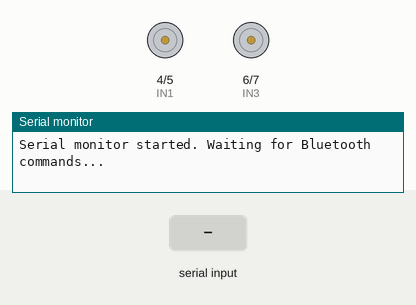
Recording of a sketch running on a simulated Arduino Uno, built with avr-gcc and run on an emulated ATmega328P. Shown: motor-driver pin pairs drawn as motors (green arrow = first pin HIGH = forward, orange = second pin HIGH = backward, longer = more drive, scaled by the enable pin), the last lines printed to the serial monitor. The inputs (shaded band) are chosen by the test bench.

Above: at 1.2 s.
1.3 s: "forward\n" received over the second serial link
At 1.6 s:
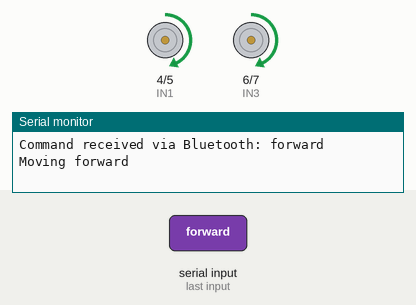
2.8 s: "backward\n" received over the second serial link
At 4.0 s:
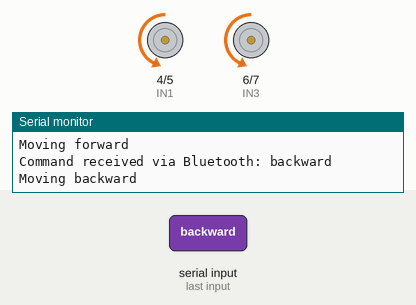
4.3 s: "left\n" received over the second serial link
At 5.1 s:
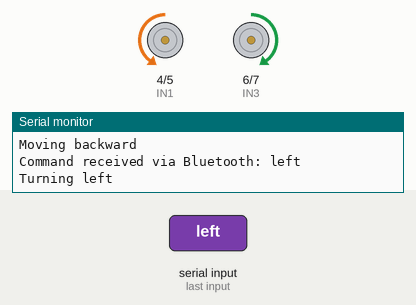
5.8 s: "right\n" received over the second serial link
At 6.3 s:
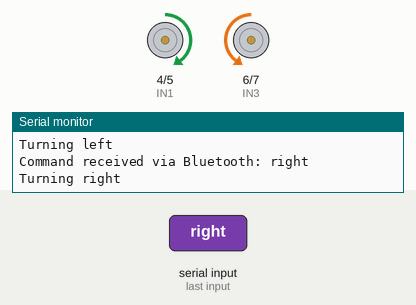
Timing chart, 0 to 8.3 s (numbered marks = the images above; inputs shaded):
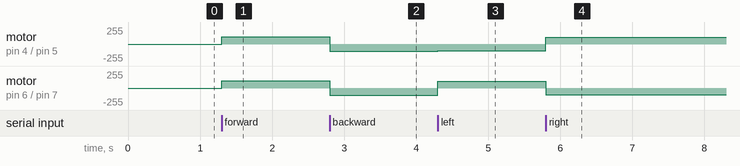

Measured:
- after the input at 1.3 s, motor on pin 4 (IN1) / pin 5 (IN2), motor on pin 6 (IN3) / pin 7 (IN4): stopped → forward 110/255 at once
- after the input at 2.8 s, motor on pin 4 (IN1) / pin 5 (IN2), motor on pin 6 (IN3) / pin 7 (IN4): forward 110/255 → backward 110/255 at once
- after the input at 4.3 s, motor on pin 4 (IN1) / pin 5 (IN2): backward 110/255 → backward 100/255 at once; motor on pin 6 (IN3) / pin 7 (IN4): backward 110/255 → forward 100/255 at once
- after the input at 5.8 s, motor on pin 4 (IN1) / pin 5 (IN2): backward 100/255 → forward 100/255 at once; motor on pin 6 (IN3) / pin 7 (IN4): forward 100/255 → backward 100/255 at once

The sketch:

voicecomm.ino
```cpp
#include <SoftwareSerial.h>

// Motor Pins
const int IN1 = 4;
const int IN2 = 5;
const int IN3 = 6;
const int IN4 = 7;
const int ENA = 10;
const int ENB = 11;

// SoftwareSerial for Bluetooth on A0 (RX) and A1 (TX)
SoftwareSerial BTSerial(A0, A1); // RX, TX

String command = "";

void setup() {
  // Motor pins as output
  pinMode(IN1, OUTPUT);
  pinMode(IN2, OUTPUT);
  pinMode(IN3, OUTPUT);
  pinMode(IN4, OUTPUT);
  pinMode(ENA, OUTPUT);
  pinMode(ENB, OUTPUT);

  // Start hardware Serial for debug output
  Serial.begin(9600);
  while (!Serial) {
    ; // Wait for Serial Monitor to open
  }
  Serial.println("Serial monitor started. Waiting for Bluetooth commands...");

  // Start SoftwareSerial for Bluetooth communication
  BTSerial.begin(9600);
}

void loop() {
  if (BTSerial.available()) {
    command = BTSerial.readStringUntil('\n');
    command.trim();  // remove whitespace and newline

    Serial.print("Command received via Bluetooth: ");
    Serial.println(command);

    if (command == "forward") {
      moveForward();
      Serial.println("Moving forward");
    } else if (command == "backward") {
      moveBackward();
      Serial.println("Moving backward");
    } else if (command == "left") {
      turnLeft();
      Serial.println("Turning left");
    } else if (command == "right") {
      turnRight();
      Serial.println("Turning right");
    } else if (command == "stop") {
      stopMotors();
      Serial.println("Stopping motors");
    } else {
      Serial.println("Unknown command");
    }
  }
}

void moveForward() {
  digitalWrite(IN1, HIGH);
  digitalWrite(IN2, LOW);
  digitalWrite(IN3, HIGH);
  digitalWrite(IN4, LOW);
  analogWrite(ENA, 110);
  analogWrite(ENB, 110);
}

void moveBackward() {
  digitalWrite(IN1, LOW);
  digitalWrite(IN2, HIGH);
  digitalWrite(IN3, LOW);
  digitalWrite(IN4, HIGH);
  analogWrite(ENA, 110);
  analogWrite(ENB, 110);
}

void turnLeft() {
  digitalWrite(IN1, LOW);
  digitalWrite(IN2, HIGH);
  digitalWrite(IN3, HIGH);
  digitalWrite(IN4, LOW);
  analogWrite(ENA, 100);
  analogWrite(ENB, 100);
}

void turnRight() {
  digitalWrite(IN1, HIGH);
  digitalWrite(IN2, LOW);
  digitalWrite(IN3, LOW);
  digitalWrite(IN4, HIGH);
  analogWrite(ENA, 100);
  analogWrite(ENB, 100);
}

void stopMotors() {
  digitalWrite(IN1, LOW);
  digitalWrite(IN2, LOW);
  digitalWrite(IN3, LOW);
  digitalWrite(IN4, LOW);
  analogWrite(ENA, 0);
  analogWrite(ENB, 0);
}
```
